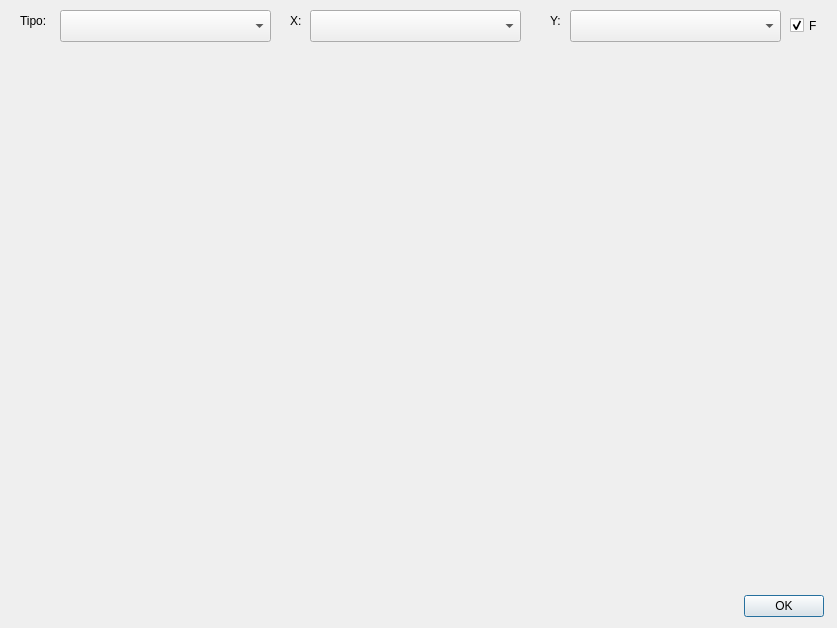
<?xml version="1.0" encoding="UTF-8"?>
<ui version="4.0">
 <class>scatterDialog</class>
 <widget class="QDialog" name="scatterDialog">
  <property name="geometry">
   <rect>
    <x>0</x>
    <y>0</y>
    <width>837</width>
    <height>628</height>
   </rect>
  </property>
  <property name="windowTitle">
   <string>Dialog</string>
  </property>
  <widget class="QComboBox" name="cmbopc">
   <property name="geometry">
    <rect>
     <x>60</x>
     <y>10</y>
     <width>211</width>
     <height>32</height>
    </rect>
   </property>
  </widget>
  <widget class="QComboBox" name="cmb_X">
   <property name="geometry">
    <rect>
     <x>310</x>
     <y>10</y>
     <width>211</width>
     <height>32</height>
    </rect>
   </property>
  </widget>
  <widget class="QCustomPlot" name="customPlot" native="true">
   <property name="geometry">
    <rect>
     <x>20</x>
     <y>50</y>
     <width>801</width>
     <height>541</height>
    </rect>
   </property>
  </widget>
  <widget class="QComboBox" name="cmb_Y">
   <property name="geometry">
    <rect>
     <x>570</x>
     <y>10</y>
     <width>211</width>
     <height>32</height>
    </rect>
   </property>
  </widget>
  <widget class="QDialogButtonBox" name="buttonBox">
   <property name="geometry">
    <rect>
     <x>660</x>
     <y>590</y>
     <width>164</width>
     <height>32</height>
    </rect>
   </property>
   <property name="standardButtons">
    <set>QDialogButtonBox::Ok</set>
   </property>
  </widget>
  <widget class="QLabel" name="label">
   <property name="geometry">
    <rect>
     <x>20</x>
     <y>10</y>
     <width>60</width>
     <height>21</height>
    </rect>
   </property>
   <property name="text">
    <string>Tipo:</string>
   </property>
  </widget>
  <widget class="QLabel" name="label_2">
   <property name="geometry">
    <rect>
     <x>290</x>
     <y>10</y>
     <width>31</width>
     <height>21</height>
    </rect>
   </property>
   <property name="text">
    <string>X:</string>
   </property>
  </widget>
  <widget class="QLabel" name="label_3">
   <property name="geometry">
    <rect>
     <x>550</x>
     <y>10</y>
     <width>31</width>
     <height>21</height>
    </rect>
   </property>
   <property name="text">
    <string>Y:</string>
   </property>
  </widget>
  <widget class="QCheckBox" name="checkBox">
   <property name="geometry">
    <rect>
     <x>790</x>
     <y>10</y>
     <width>86</width>
     <height>31</height>
    </rect>
   </property>
   <property name="text">
    <string>F</string>
   </property>
   <property name="checked">
    <bool>true</bool>
   </property>
  </widget>
 </widget>
 <customwidgets>
  <customwidget>
   <class>QCustomPlot</class>
   <extends>QWidget</extends>
   <header location="global">qcustomplot.h</header>
   <container>1</container>
  </customwidget>
 </customwidgets>
 <resources/>
 <connections/>
</ui>
